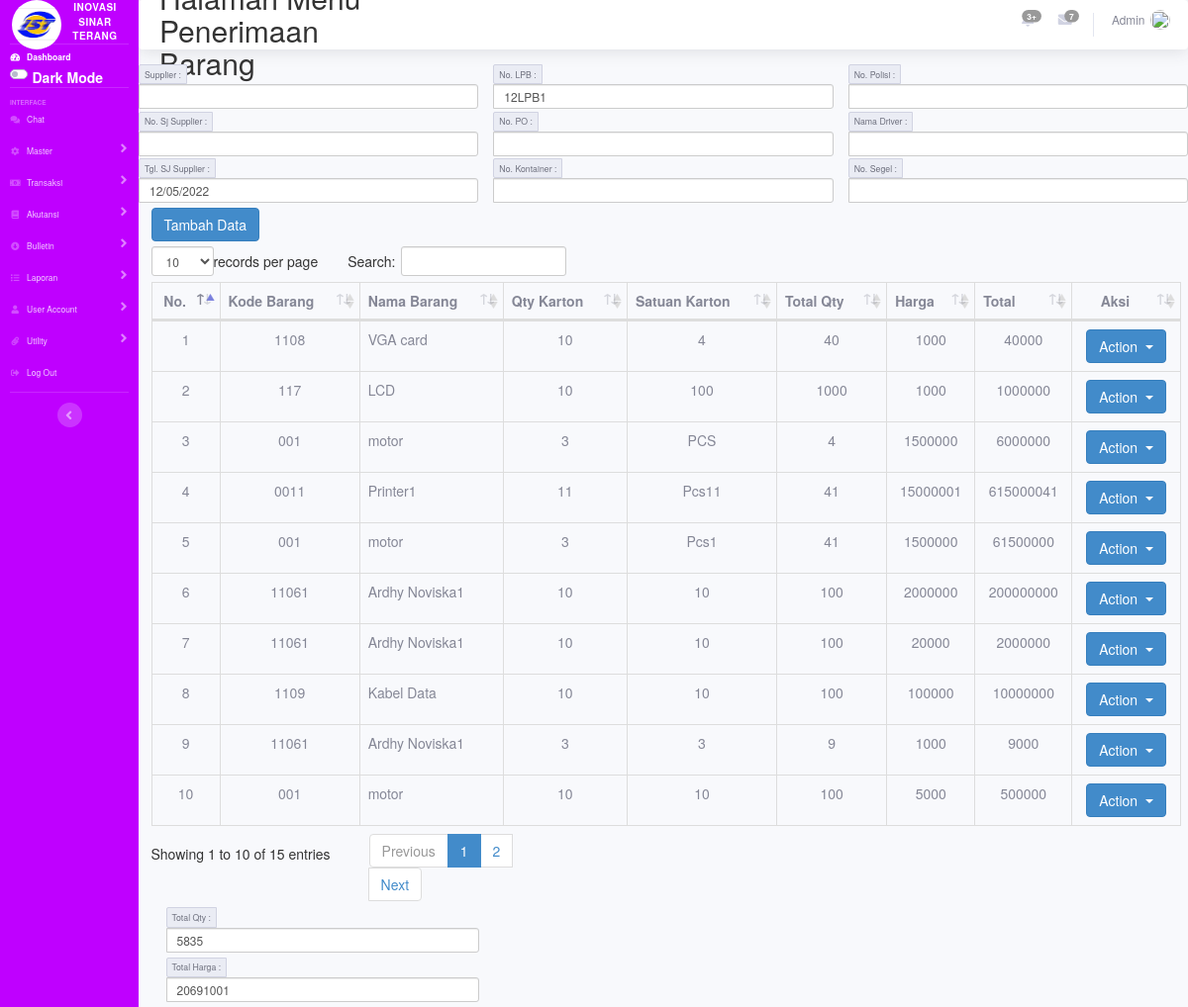
The app's page /index.php/penerimaan with its own data.
### tables this page shows
CREATE TABLE `penerimaan` (
  `id` int(11) NOT NULL,
  `kode` varchar(50) NOT NULL,
  `nama` varchar(50) NOT NULL,
  `qty` varchar(50) NOT NULL,
  `isi_karton` varchar(50) NOT NULL,
  `total_qty` varchar(50) NOT NULL,
  `harga` varchar(50) NOT NULL,
  `total_harga` varchar(50) NOT NULL,
  `no_sj` varchar(20) DEFAULT NULL,
  `tanggal` varchar(10) NOT NULL,
  `no_lpb` varchar(20) DEFAULT NULL,
  `no_po` varchar(20) DEFAULT NULL,
  `no_kontiner` varchar(20) DEFAULT NULL,
  `no_polisi` varchar(20) DEFAULT NULL,
  `nama_supir` varchar(50) DEFAULT NULL,
  `no_segel` varchar(20) DEFAULT NULL,
  `gudang` varchar(50) NOT NULL,
  `supplier` varchar(50) NOT NULL
);

### application/controllers/Penerimaan.php (called while the page is built, shortened)
<?php
class Penerimaan extends CI_Controller {
    public function __construct(){
        $this->load->model('m_penerimaan');
        $this->load->library('form_validation');
    }
    public function index(){
        $topik['judul'] = 'Halaman Menu Penerimaan Barang';
		$x['data3'] = $this->m_penerimaan->tampil_total_qty();
		$x['data4'] = $this->m_penerimaan->tampil_total_harga();
        $x['data1'] = $this->m_penerimaan->tampil_data();
		$x['data'] = $this->m_penerimaan->tampil_supplier();
		$x['data2'] = $this->m_penerimaan->tampil_barang();
		$x['kode1'] = $this->m_penerimaan->kode1();
        $this->load->view('templates/header',$topik);
        $this->load->view('penerimaan/index',$x);
        $this->load->view('templates/footer');
    }
}

### index.php (called while the page is built, shortened)
<?php
require_once BASEPATH.'core/CodeIgniter.php';

### application/models/M_penerimaan.php (called while the page is built, shortened)
<?php
class M_penerimaan extends CI_Model{
    function tampil_data(){
        $hasil=$this->db->query("SELECT * FROM penerimaan");
		 return $hasil;
    }
	function tampil_total_qty(){
        $hasil=$this->db->query("SELECT SUM(`total_qty`) AS sum_total_qty FROM `penerimaan`");
		 return $hasil;
    }
	function tampil_total_harga(){
        $hasil=$this->db->query("SELECT SUM(`harga`) AS sum_total_harga FROM `penerimaan`");
		 return $hasil;
    }
		 public function kode1() {
		  $this->db->select('RIGHT(penerimaan.no_lpb,2) as no_lpb', FALSE);
		  $this->db->order_by('no_lpb','DESC');
		  $this->db->limit(1);
		  $query = $this->db->get('penerimaan');
		  if($query->num_rows() <> 0){
			   $data = $query->row();
			   $kode = intval($data->no_lpb) + 1;
		  }
		  else{
			   $kode = 1;
		  }
			  $tgl=date('d');
			  $batas = str_pad($kode, 4, "LPB", STR_PAD_LEFT);
			  $kodetampil = ""."".$tgl.$batas;
			  return $kodetampil;
		 }
}

### application/views/penerimaan/index.php (the view, shortened to what this page needs)
<html>
	<head>
		 <link rel="stylesheet" href="<?php echo base_url().'bootstrap/css/bootstrap.css'?>"/>
        <link rel="stylesheet" href="<?php echo base_url().'datatables/dataTables.bootstrap.css'?>"/>
    </head>
<body>
</body>
</html>
<div class="content-wrapper col-12">
<section class="content-header ml mt-2 auto">
<div class="row mt-3">
        <div class="col-4">
            <form action="" method="post">
                <div class="input-group input-group-sm">
                    <div class="input-group-prepend">
                        <label for="weekending" class="input-group-text">Supplier :</label>
                    </div>
                    <input type="text" name="supplier" id="nama"  class="form-control form-control-sm" data-toggle="modal" data-target="#myModal">
                </div>
                <div class="input-group input-group-sm mt-1">
                    <div class="input-group-prepend">
                        <label for="alamat" class="input-group-text">No. Sj Supplier :</label>
                    </div>
                    <input type="text" name="no_sj" class="form-control form-control-sm">
                </div>
                <div class="input-group input-group-sm mt-1">
                    <div class="input-group-prepend">
                        <label for="namawin2mgr" class="input-group-text">Tgl. SJ Supplier :</label>
                    </div>
                    <input type="text" name="tanggal" value="<?php echo date('d/m/Y'); ?>"  class="form-control form-control-sm">
                </div>
        </div>
        <div class="col-4">
                <div class="input-group input-group-sm">
                    <div class="input-group-prepend">
                        <label for="weekending" class="input-group-text">No. LPB :</label>
                    </div>
                    <input type="text" name="no_lpb"  value="<?php echo $kode1; ?>" class="form-control form-control-sm">
                </div>
                <div class="input-group input-group-sm mt-1">
                    <div class="input-group-prepend">
                        <label for="alamat" class="input-group-text">No. PO :</label>
                    </div>
                    <input type="text" name="no_po"  class="form-control form-control-sm">
                </div>
                <div class="input-group input-group-sm mt-1">
                    <div class="input-group-prepend">
                        <label for="namawin2mgr" class="input-group-text">No. Kontainer :</label>
                    </div>
                    <input type="text" name="no_kontiner"  class="form-control form-control-sm">
                </div>
        </div>
        <div class="col-4">
                <div class="input-group input-group-sm">
                    <div class="input-group-prepend">
                        <label for="weekending" class="input-group-text">No. Polisi :</label>
                    </div>
                    <input type="text" name="no_polisi"  class="form-control form-control-sm">
                </div>
                <div class="input-group input-group-sm mt-1">
                    <div class="input-group-prepend">
                        <label for="alamat" class="input-group-text">Nama Driver :</label>
                    </div>
                    <input type="text" name="nama_supir"  class="form-control form-control-sm">
                </div>
                <div class="input-group input-group-sm mt-1">
                    <div class="input-group-prepend">
                        <label for="namawin2mgr" class="input-group-text">No. Segel :</label>
                    </div>
                    <input type="text" name="no_segel"  class="form-control form-control-sm">
                </div>
        </div>
        </div>
<div style="margin-left:5px">
<div class="">
 	<a href="<?php echo base_url('penerimaan/tambah'); ?>" class="btn btn-primary mb-2 mt-2">Tambah Data</a>
<div class="table-responsive">
<table class="table table-bordered" id="dataTable" width="100%" cellspacing="0">
        <thead>
            <tr style="text-align:center;">
                <th style="text-align:center;">No.</th>
                <th>Kode Barang</th>
                <th>Nama Barang</th>
                <th>Qty Karton</th>
                <th>Satuan Karton</th>
                <th>Total Qty</th>
                <th>Harga</th>
                <th>Total</th>
                <th style="text-align:center;">Aksi</th>
            </tr>
        </thead>
             <?php
				$no = 1;
				foreach($data1->result_array() as $i):
					$kode_id=$i['kode'];
					$nama=$i['nama'];
					$qty=$i['qty'];
					$isi_karton=$i['isi_karton'];
					$total_qty=$i['total_qty'];
					$harga=$i['harga'];
					$total=$i['total_qty']*$i['harga'];
	           ?>
            <tr>
                <td style="text-align:center;">
                   <?php echo $no++ ?>
                </td>
                <td style="text-align:center;">
                    <?php echo $kode_id ?>
                </td>
                <td>
                    <?php echo $nama ?>
                </td>
                <td style="text-align:center;">
                    <?php echo $qty ?>
                </td>
                <td style="text-align:center;">
                    <?php echo $isi_karton ?>
                </td>
                <td style="text-align:center;">
                    <?php echo $total_qty ?>
                </td>
                <td style="text-align:center;">
                    <?php echo $harga?>
                </td>
                <td style="text-align:center;">
                    <?php echo $total?>
                </td>
                <td style="text-align:center;">
                <div class="btn-group" >
                    <button type="button" class="btn btn-primary dropdown-toggle" data-toggle="dropdown" aria-haspopup="true" aria-expanded="false">
                        Action
                    </button>
                </div>
                </td>
            </tr>
            <?php endforeach; ?>
    </table>
        <div class="col-lg-4">
			 <?php
         foreach($data3->result_array() as $i):
		  $sum_total_qty=$i['sum_total_qty'];
		  ?>
                <div class="input-group input-group-sm">
                    <div class="input-group-prepend">
                        <label for="weekending" class="input-group-text">Total Qty :</label>
                    </div>
                    <input type="text" value="<?php echo $sum_total_qty ?>" class="form-control form-control-sm">
                </div>
				<?php endforeach; ?>
				 <?php
         foreach($data4->result_array() as $i):
		  $sum_total_harga=$i['sum_total_harga'];
		  ?>
                <div class="input-group input-group-sm my-2">
                    <div class="input-group-prepend">
                        <label for="namawin2mgr" class="input-group-text">Total Harga :</label>
                    </div>
                    <input type="text" value="<?php echo $sum_total_harga ?>" class="form-control form-control-sm">
                </div>
				<?php endforeach; ?>
        </div>
</div>

### records on screen
penerimaan: kode "1108", nama "VGA card", qty "10", isi_karton "4", total_qty "40", harga "1000", total "40000"
penerimaan: kode "117", nama "LCD", qty "10", isi_karton "100", total_qty "1000", harga "1000", total "1000000"
penerimaan: kode "001", nama "motor", qty "3", isi_karton "PCS", total_qty "4", harga "1500000", total "6000000"
penerimaan: kode "0011", nama "Printer1", qty "11", isi_karton "Pcs11", total_qty "41", harga "15000001", total "615000041"
penerimaan: kode "001", nama "motor", qty "3", isi_karton "Pcs1", total_qty "41", harga "1500000", total "61500000"
penerimaan: kode "11061", nama "Ardhy Noviska1", qty "10", isi_karton "10", total_qty "100", harga "2000000", total "200000000"
penerimaan: kode "11061", nama "Ardhy Noviska1", qty "10", isi_karton "10", total_qty "100", harga "20000", total "2000000"
penerimaan: kode "1109", nama "Kabel Data", qty "10", isi_karton "10", total_qty "100", harga "100000", total "10000000"
penerimaan: kode "11061", nama "Ardhy Noviska1", qty "3", isi_karton "3", total_qty "9", harga "1000", total "9000"
penerimaan: kode "001", nama "motor", qty "10", isi_karton "10", total_qty "100", harga "5000", total "500000"
